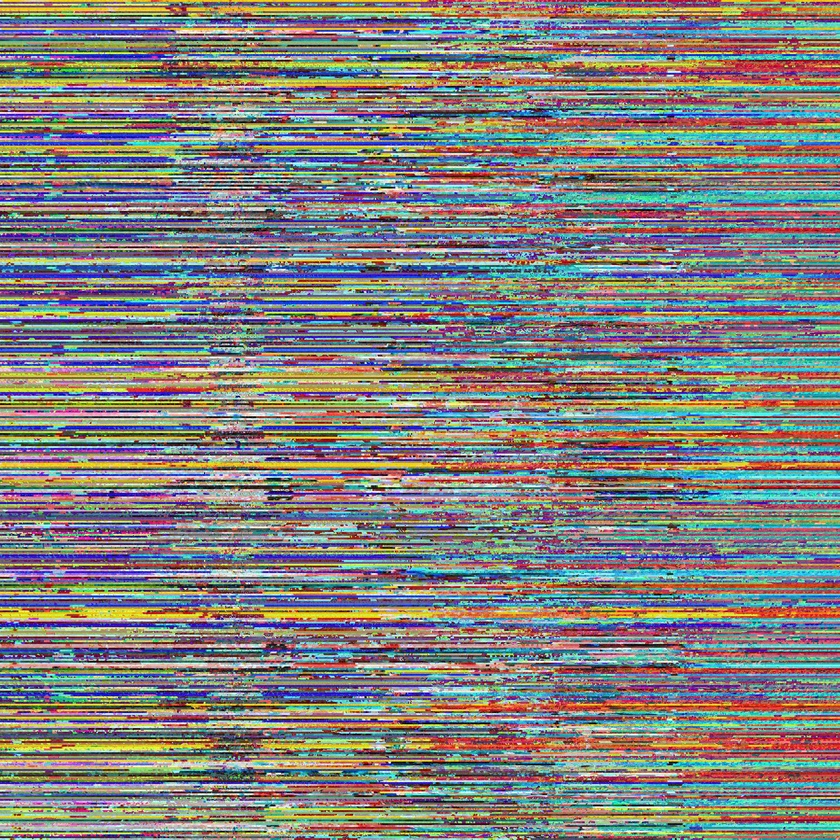
#> input picture All Files/Encrypted.jpg, 840 x 840 px, shrunk from 1800 x 1800 before the run
$ python Histogram.py
#> lines starting #> are read from the running program, lines starting #| are printed output that depends on the picture
import numpy as np
import matplotlib.pyplot as plt
import matplotlib.image as image

# read image
im=image.imread('Encrypted.jpg')
#> im is the input picture: shape (840, 840, 3); mean R, G, B 130.1, 128, 125.6
#im=image.imread('Encrypted.jpg')
#im=image.imread('Decrypted.jpg')
# calculate mean value from RGB channels and flatten to 1D array
vals = im.mean(axis=2).flatten()
# calculate histogram
counts, bins = np.histogram(vals, range(257))
#> counts = 256 values, max 5933 at index 133, min 0 at index 255, mean 2756.2; bins = 257 values from 0 to 256
# plot histogram centered on values 0..255
plt.bar(bins[:-1] - 0.5, counts, width=1, edgecolor='none')
plt.xlim([-0.5, 255.5])
plt.show()
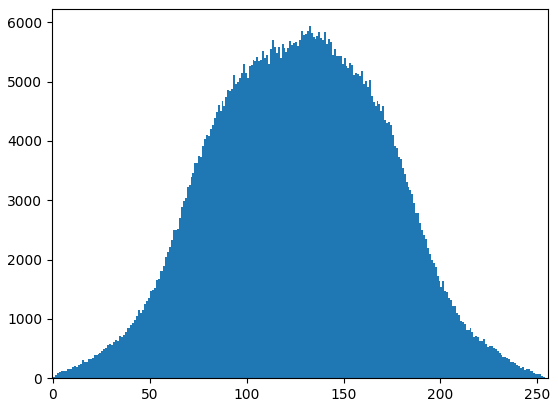
#> figure drawn by matplotlib, 1 panel; tallest bar 5933 high, from x = 132 to 133

$ run again, with All Files/beach-enc.jpg copied over All Files/Encrypted.jpg
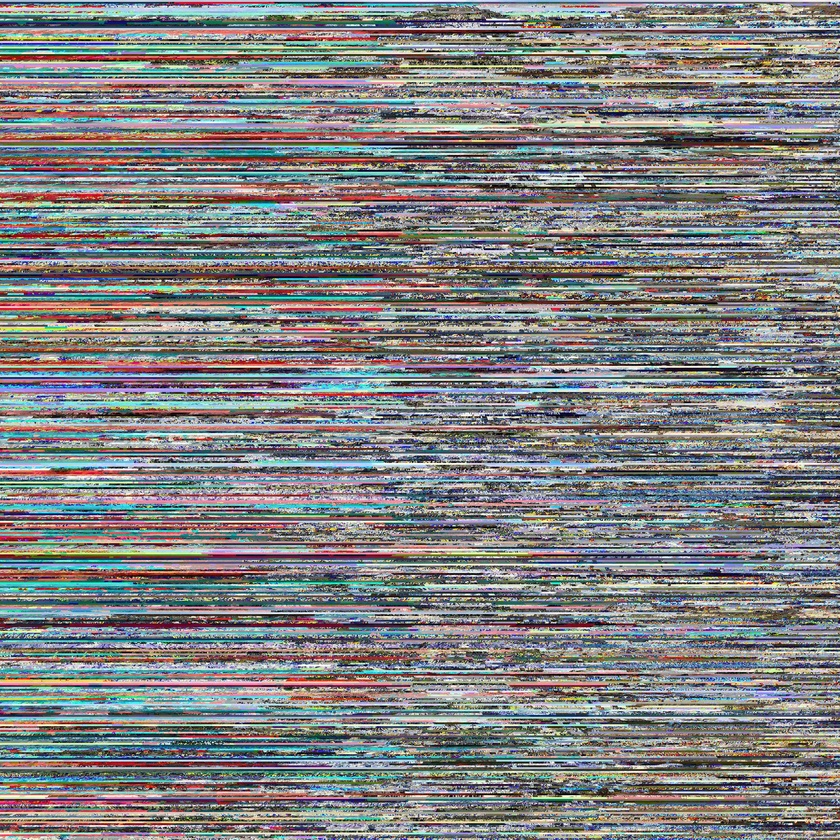
#> input picture All Files/beach-enc.jpg, 840 x 840 px, shrunk from 1800 x 1800 before the run
#> im is the input picture: shape (840, 840, 3); mean R, G, B 128.9, 129, 129.9
#> counts = 256 values, max 4534 at index 173, min 6 at index 255, mean 2756.2; bins = 257 values from 0 to 256
#> `plt.show()`:
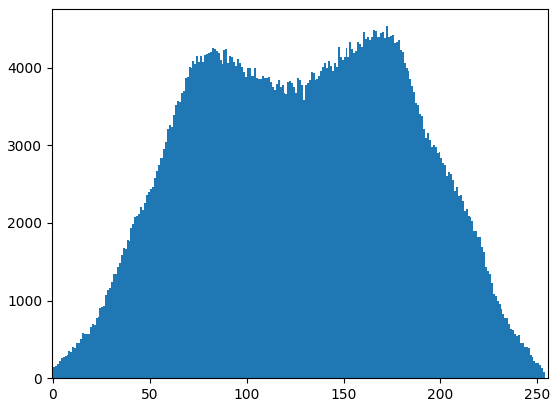
#> figure drawn by matplotlib, 1 panel; tallest bar 4534 high, from x = 172 to 173

$ run again, with All Files/beach-hill-enc-2.jpg copied over All Files/Encrypted.jpg
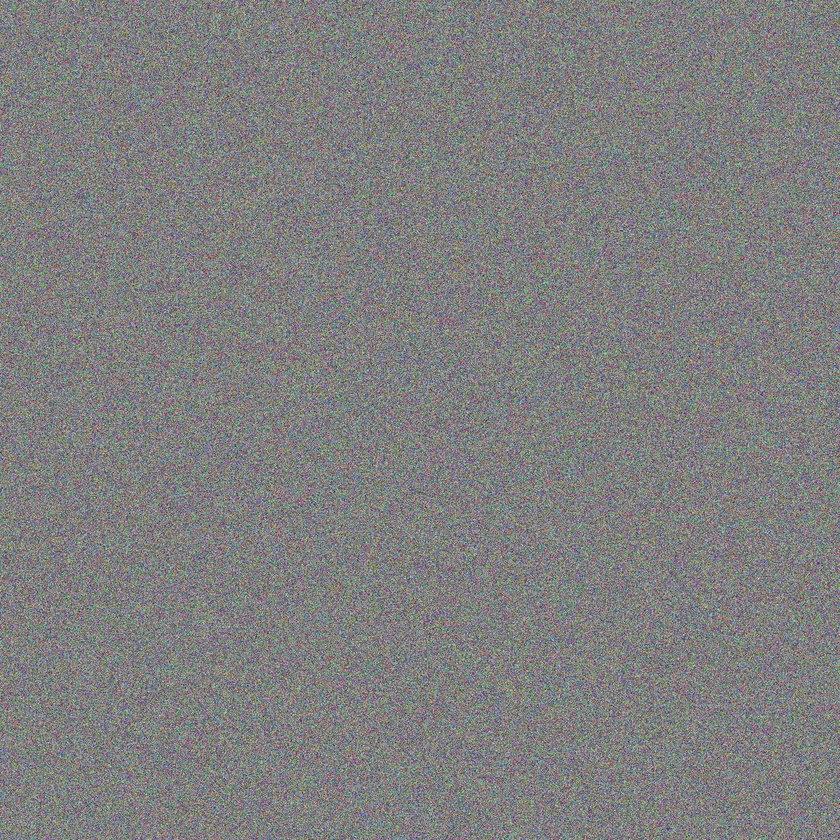
#> input picture All Files/beach-hill-enc-2.jpg, 840 x 840 px, shrunk from 1800 x 1800 before the run
#> im is the input picture: shape (840, 840, 3); mean R, G, B 127.5, 127.5, 127.5
#> counts = 256 values, max 13790 at index 125, min 0 at index 0, mean 2756.2; bins = 257 values from 0 to 256
#> `plt.show()`:
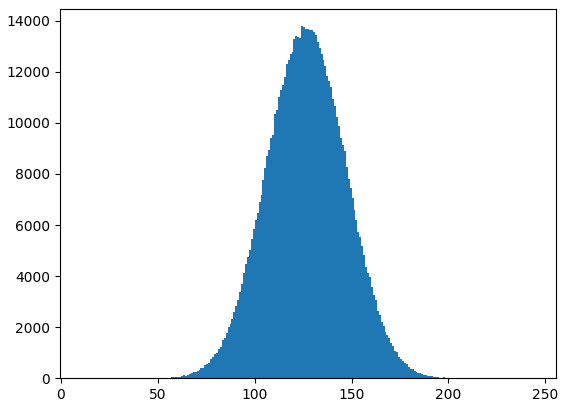
#> figure drawn by matplotlib, 1 panel; tallest bar 13790 high, from x = 124 to 125

$ run again, with All Files/beach.jpg copied over All Files/Encrypted.jpg
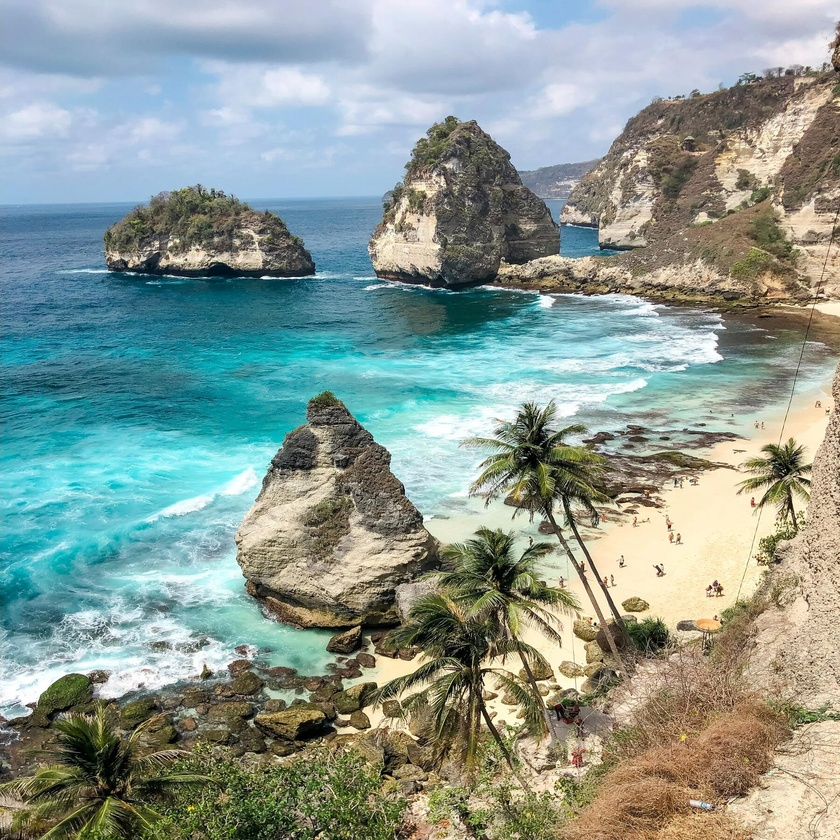
#> input picture All Files/beach.jpg, 840 x 840 px, shrunk from 1800 x 1800 before the run
#> im is the input picture: shape (840, 840, 3); mean R, G, B 138.7, 154.7, 147.6
#> counts = 256 values, max 7080 at index 199, min 61 at index 255, mean 2756.2; bins = 257 values from 0 to 256
#> `plt.show()`:
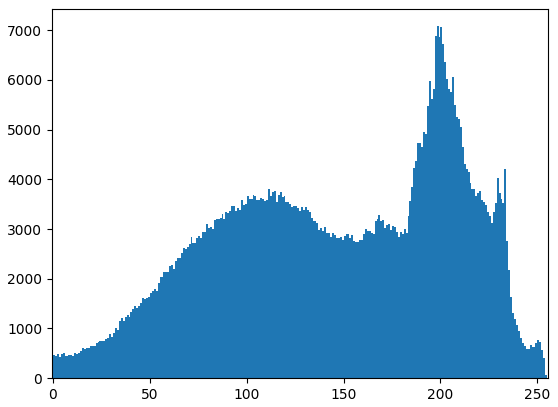
#> figure drawn by matplotlib, 1 panel; tallest bar 7080 high, from x = 198 to 199
